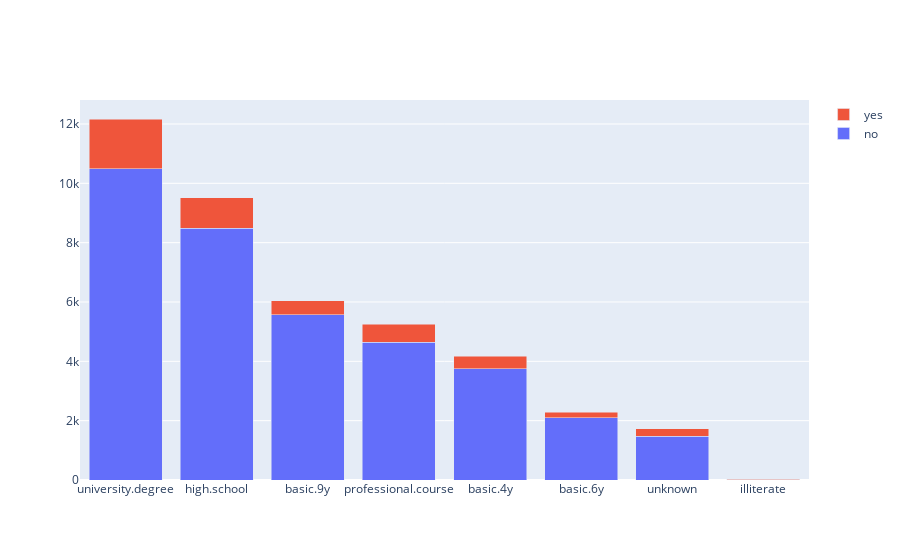

This figure's notebook cell:
### Code cell
fig = go.Figure(data=[
    go.Bar(name=labels[0], x=education_data[labels[0]].index, y=education_data[labels[0]].values),
    go.Bar(name=labels[1], x=education_data[labels[1]].index, y=education_data[labels[1]].values)
])
# Change the bar mode
fig.update_layout(barmode='stack')
fig.show()

### Figure 1 — Plotly figure (JSON) as saved in the notebook; plotly's stock layout.template omitted (floating-point values rounded to 4 significant figures)
{"data": [{"name": "no", "type": "bar", "x": ["university.degree", "high.school", "basic.9y", "professional.course", "basic.4y", "basic.6y", "unknown", "illiterate"], "y": [10498, 8484, 5572, 4648, 3748, 2104, 1480, 14]}, {"name": "yes", "type": "bar", "x": ["university.degree", "high.school", "professional.course", "basic.9y", "basic.4y", "unknown", "basic.6y", "illiterate"], "y": [1670, 1031, 595, 473, 428, 251, 188, 4]}], "layout": {"barmode": "stack"}}
